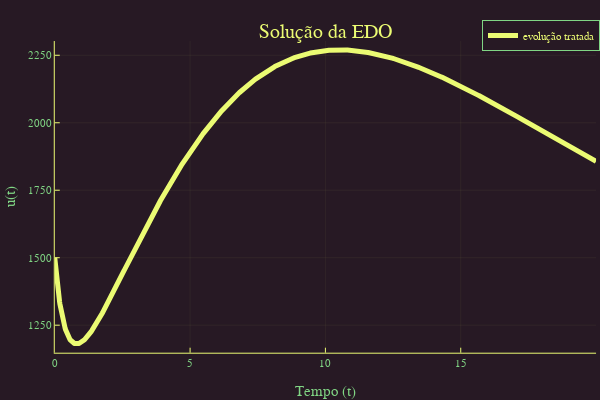

Notebook code for this chart:
### Code cell
u0 = 1500
range = (0.0,20.0)
prob = ODEProblem(f,u0,range)
sol = solve(prob, Tsit5(), reltol=1e-8, abstol=1e-8)
#Plotagem do Modelo
using Plots
plotly()
plot(sol,linewidth=5,title="Solução da EDO",
xaxis="Tempo (t)",yaxis="u(t)",label="evolução tratada")

### Figure 1 — Plotly figure (JSON) as saved in the notebook; plotly's stock layout.template omitted (floating-point values rounded to 4 significant figures; data arrays with more than 128 entries replaced by an {"elided": "..."} marker saying what was removed)
{"data": [{"colorbar": {"title": ""}, "legendgroup": "evolução tratada", "line": {"color": "rgba(235, 251, 115, 1.000)", "dash": "solid", "shape": "linear", "width": 5}, "mode": "lines", "name": "evolução tratada", "showlegend": true, "type": "scatter", "x": {"elided": "1460 float values"}, "xaxis": "x", "y": {"elided": "1460 float values"}, "yaxis": "y", "zmax": null, "zmin": null}], "layout": {"annotations": [{"font": {"color": "rgba(235, 251, 115, 1.000)", "family": "sans-serif", "size": 20}, "rotation": 0, "showarrow": false, "text": "Solução da EDO", "x": 0.5424, "xanchor": "center", "xref": "paper", "y": 1, "yanchor": "top", "yref": "paper"}], "height": 400, "legend": {"bgcolor": "rgba(39, 25, 36, 1.000)", "bordercolor": "rgba(128, 213, 132, 1.000)", "borderwidth": 1, "font": {"color": "rgba(235, 251, 115, 1.000)", "family": "sans-serif", "size": 11}, "title": {"font": {"color": "rgba(235, 251, 115, 1.000)", "family": "sans-serif", "size": 15}, "text": ""}, "tracegroupgap": 0, "traceorder": "normal", "x": 1, "xanchor": "auto", "y": 1, "yanchor": "auto"}, "margin": {"b": 20, "l": 0, "r": 0, "t": 20}, "paper_bgcolor": "rgba(39, 25, 36, 1.000)", "plot_bgcolor": "rgba(39, 25, 36, 1.000)", "showlegend": true, "width": 600, "xaxis": {"anchor": "y", "domain": [0.09128, 0.9934], "gridcolor": "rgba(235, 251, 115, 0.100)", "gridwidth": 0.5, "linecolor": "rgba(235, 251, 115, 1.000)", "mirror": false, "range": [0, 20], "showgrid": true, "showline": true, "showticklabels": true, "tickangle": 0, "tickcolor": "rgb(235, 251, 115)", "tickfont": {"color": "rgba(128, 213, 132, 1.000)", "family": "sans-serif", "size": 11}, "tickmode": "array", "ticks": "inside", "ticktext": ["0", "5", "10", "15", "20"], "tickvals": [0, 5, 10, 15, 20], "title": "Tempo (t)", "titlefont": {"color": "rgba(128, 213, 132, 1.000)", "family": "sans-serif", "size": 15}, "type": "-", "visible": true, "zeroline": false, "zerolinecolor": "rgba(235, 251, 115, 1.000)"}, "yaxis": {"anchor": "x", "domain": [0.07581, 0.9415], "gridcolor": "rgba(235, 251, 115, 0.100)", "gridwidth": 0.5, "linecolor": "rgba(235, 251, 115, 1.000)", "mirror": false, "range": [1148.0, 2303.0], "showgrid": true, "showline": true, "showticklabels": true, "tickangle": 0, "tickcolor": "rgb(235, 251, 115)", "tickfont": {"color": "rgba(128, 213, 132, 1.000)", "family": "sans-serif", "size": 11}, "tickmode": "array", "ticks": "inside", "ticktext": ["1250", "1500", "1750", "2000", "2250"], "tickvals": [1250, 1500, 1750, 2000, 2250], "title": "u(t)", "titlefont": {"color": "rgba(128, 213, 132, 1.000)", "family": "sans-serif", "size": 15}, "type": "-", "visible": true, "zeroline": false, "zerolinecolor": "rgba(235, 251, 115, 1.000)"}}}
